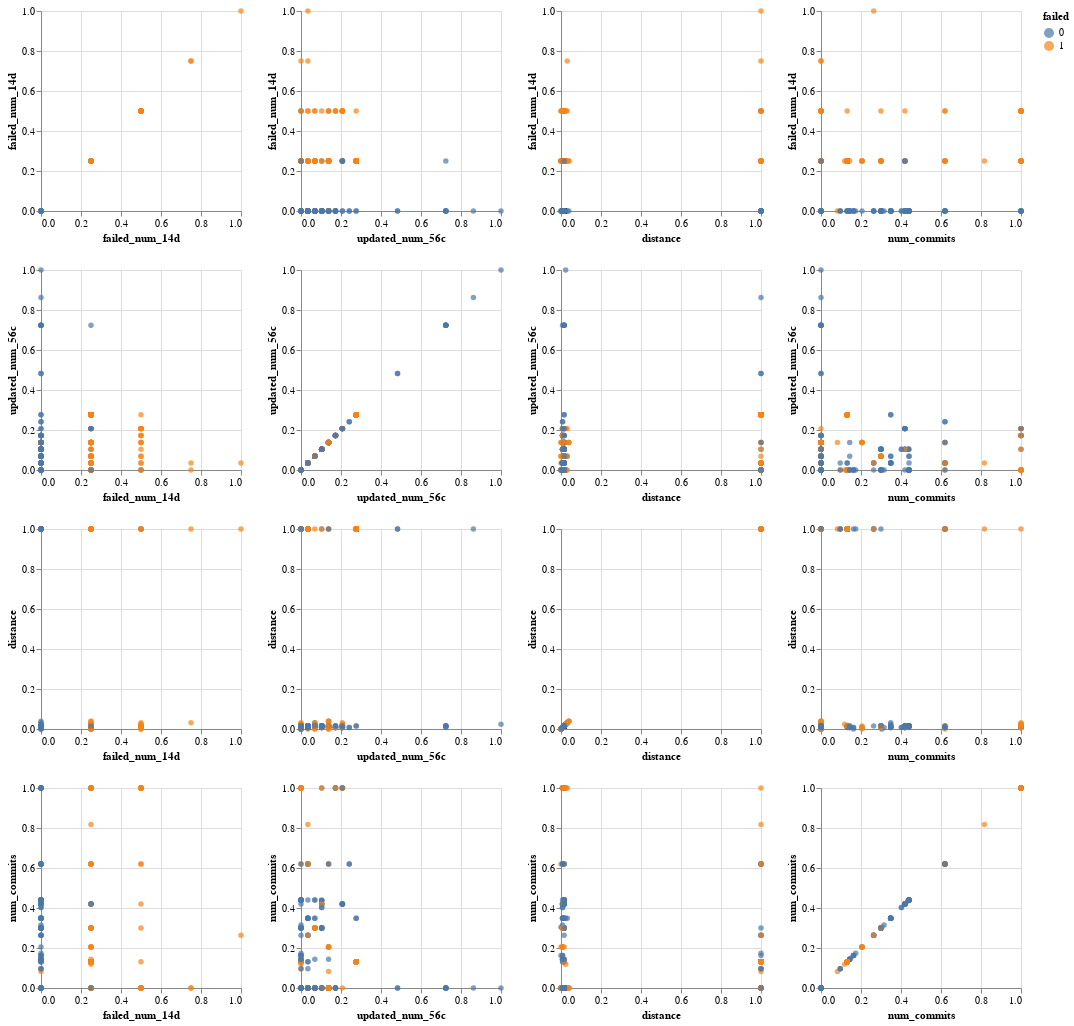

The cell this chart's notebook holds for it:
### Code cell
cols = ['failed_num_14d', 'updated_num_56c', 'distance', 'num_commits']

alt.Chart(norm_pdf.sample(n=500, random_state=0)).mark_circle().encode(
    alt.X(alt.repeat("column"), type='quantitative'),
    alt.Y(alt.repeat("row"), type='quantitative'),
    color='failed:N'
).properties(width=200, height=200).repeat(row=cols, column=cols)

### Figure 1 — Vega-Lite specification as saved in the notebook (floating-point values rounded to 4 significant figures; data arrays with more than 128 entries replaced by an {"elided": "..."} marker saying what was removed)
{"config": {"view": {"continuousWidth": 400, "continuousHeight": 300}}, "repeat": {"column": ["failed_num_14d", "updated_num_56c", "distance", "num_commits"], "row": ["failed_num_14d", "updated_num_56c", "distance", "num_commits"]}, "spec": {"data": {"name": "data-33a847f4031e945f02a480178edb0bd2"}, "mark": "circle", "encoding": {"color": {"type": "nominal", "field": "failed"}, "x": {"type": "quantitative", "field": {"repeat": "column"}}, "y": {"type": "quantitative", "field": {"repeat": "row"}}}, "height": 200, "width": 200}, "$schema": "https://vega.github.io/schema/vega-lite/v4.8.1.json", "datasets": {"data-33a847f4031e945f02a480178edb0bd2": {"elided": "500 records"}}}
